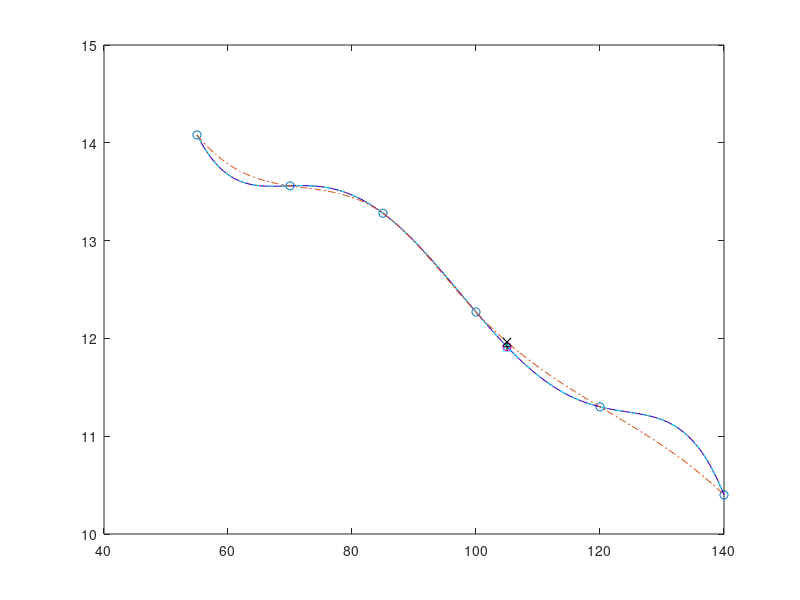

Write the MATLAB code that produced this figure.
% Aluno: João Vicente Souto
% Matrícula: 16105151

% Obs.: Foi colocado pause após cada método para poder ver
% o gráfico e notar que todos geram o mesmo polinomio.

% Pontos e F(x)
x = [55 70 85 100 120 140];
y = [14.08 13.56 13.28 12.27 11.30 10.4];
n = length(x);
xmin = x(1);
xmax = x(n);

% Pontos dados
plot(x,y, 'o');
hold on
pause

x_intervalo = [xmin:1:xmax];
n_intervalo = length(x_intervalo);

% Questão 1:
% Encontrado os coeficientes na mão, resultado com arrendamento:
% coef_mao = [-161.1057 10.807 -0.2584 0.003 -1.6805*10^(-5) 3.66*10^(-8)];
% Matriz das equações P(x) = a0x^0 + a1x^1 + ... + a(n-1)x^(n-1)
for i = 1:n
   for j = 1:n
      A(i,j) = x(i)^(j-1);
   end
end

% Solução do sistema
coef_sistema = A\y';

for i = 1:n_intervalo
    y_sistema(i) = 0;
    for j = 1:n
        y_sistema(i) = y_sistema(i) + coef_sistema(j) * x_intervalo(i)^(j-1);
    end
end

plot(x_intervalo, y_sistema, 'b');
hold on
pause
% FIM 1

% Questão 2: Lagrange
for k = 1:n_intervalo
    y_lagrange(k) = 0;
    for i = 1:n
        cima = 1;
        baixo = 1;
       for j = 1:n
           if i ~= j
               cima = cima * (x_intervalo(k)-x(j));
               baixo = baixo * (x(i) - x(j));
           end
       end
       L(i) = cima/baixo;
       y_lagrange(k) = y_lagrange(k) + y(i)*L(i);
    end
end

plot(x_intervalo, y_lagrange, 'c--');
hold on
pause
% Fim 2

% Questão 3: Diferenças de Newton
A_newton(:, 1) = y; % Primeira coluna igual a y
for j = 2:n
   for i = j:n
       A_newton(i,j) = (A_newton(i,j-1) - A_newton(i-1,j-1)) / (x(i) - x(i-j+1));
   end
end

for k = 1:n_intervalo
    y_newton(k) = A_newton(1,1);
    for i = 2:n
       mult = A_newton(i,i);
       for j = 1:i-1
         mult = mult * (x_intervalo(k) - x(j));
       end
       y_newton(k) = y_newton(k) + mult;
    end
end

plot(x_intervalo, y_newton, 'r:');
hold on
pause
% Fim 3

% Questão 4: Spline do matlab
spl = spline(x, y, x_intervalo);
plot(x_intervalo, spl, '-.')
hold on
pause
% Fim 4

% Questão 5: Comparar os resultados
% Todos os métodos, menos o spline, chegam no mesmo polinomio de grau 6,
% porque ele é único. Já a função spline é gerado um polinomio de grau 3,
% resultando num gráfico um pouco diferente.
% Film 5

% Questão 6:
sistema_105 = 0;
for j = 1:n
    sistema_105 = sistema_105 + coef_sistema(j) * 105^(j-1);
end

lagrange_105 = 0;
for i = 1:n
    cima = 1;
    baixo = 1;
   for j = 1:n
       if i ~= j
           cima = cima * (105-x(j));
           baixo = baixo * (x(i) - x(j));
       end
   end
   L(i) = cima/baixo;
   lagrange_105 = lagrange_105 + y(i)*L(i);
end

newton_105 = A_newton(1,1);
for i = 2:n
   mult = A_newton(i,i);
   for j = 1:i-1
     mult = mult * (105 - x(j));
   end
   newton_105 = newton_105 + mult;
end

spline_105 = spl = spline(x, y, 105);

plot(105, sistema_105, 'c^')
plot(105, lagrange_105, 'mo')
plot(105, newton_105, 'k+')
plot(105, spline_105, 'kx')
hold on
% Todos, menos o spline, geram o mesmo resultado.
pause
